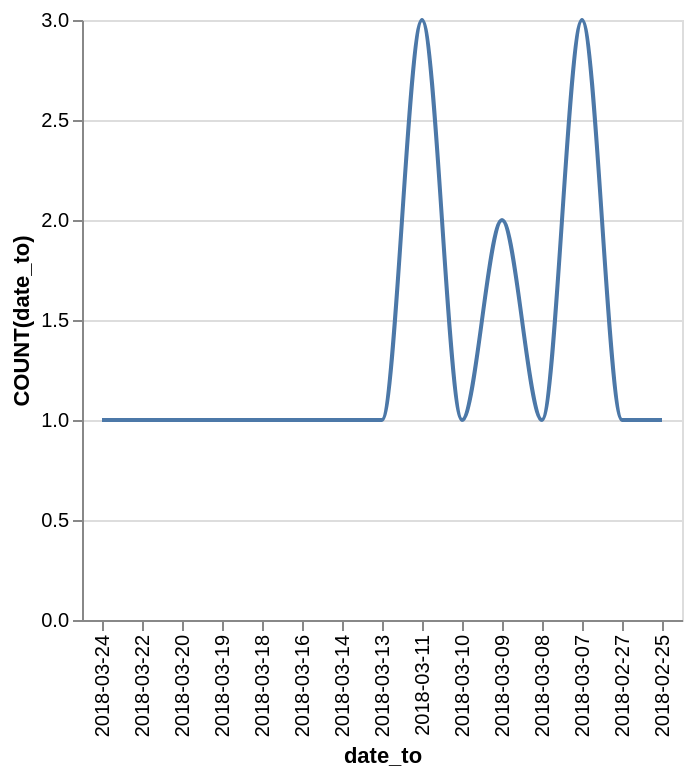

Vega-Lite specification for this chart:
### Vega-Lite specification from a JSON file in a GitHub repository (floating-point values rounded to 4 significant figures)
{"data": {"values": [{"x_data": "2018-03-24", "y_data": 1}, {"x_data": "2018-03-22", "y_data": 1}, {"x_data": "2018-03-20", "y_data": 1}, {"x_data": "2018-03-19", "y_data": 1}, {"x_data": "2018-03-18", "y_data": 1}, {"x_data": "2018-03-16", "y_data": 1}, {"x_data": "2018-03-14", "y_data": 1}, {"x_data": "2018-03-13", "y_data": 1}, {"x_data": "2018-03-11", "y_data": 3}, {"x_data": "2018-03-10", "y_data": 1}, {"x_data": "2018-03-09", "y_data": 2}, {"x_data": "2018-03-08", "y_data": 1}, {"x_data": "2018-03-07", "y_data": 3}, {"x_data": "2018-02-27", "y_data": 1}, {"x_data": "2018-02-25", "y_data": 1}]}, "mark": {"type": "line", "interpolate": "monotone"}, "encoding": {"x": {"field": "x_data", "type": "nominal", "title": "date_to", "sort": "descending"}, "y": {"field": "y_data", "type": "quantitative", "title": "COUNT(date_to)"}}}
